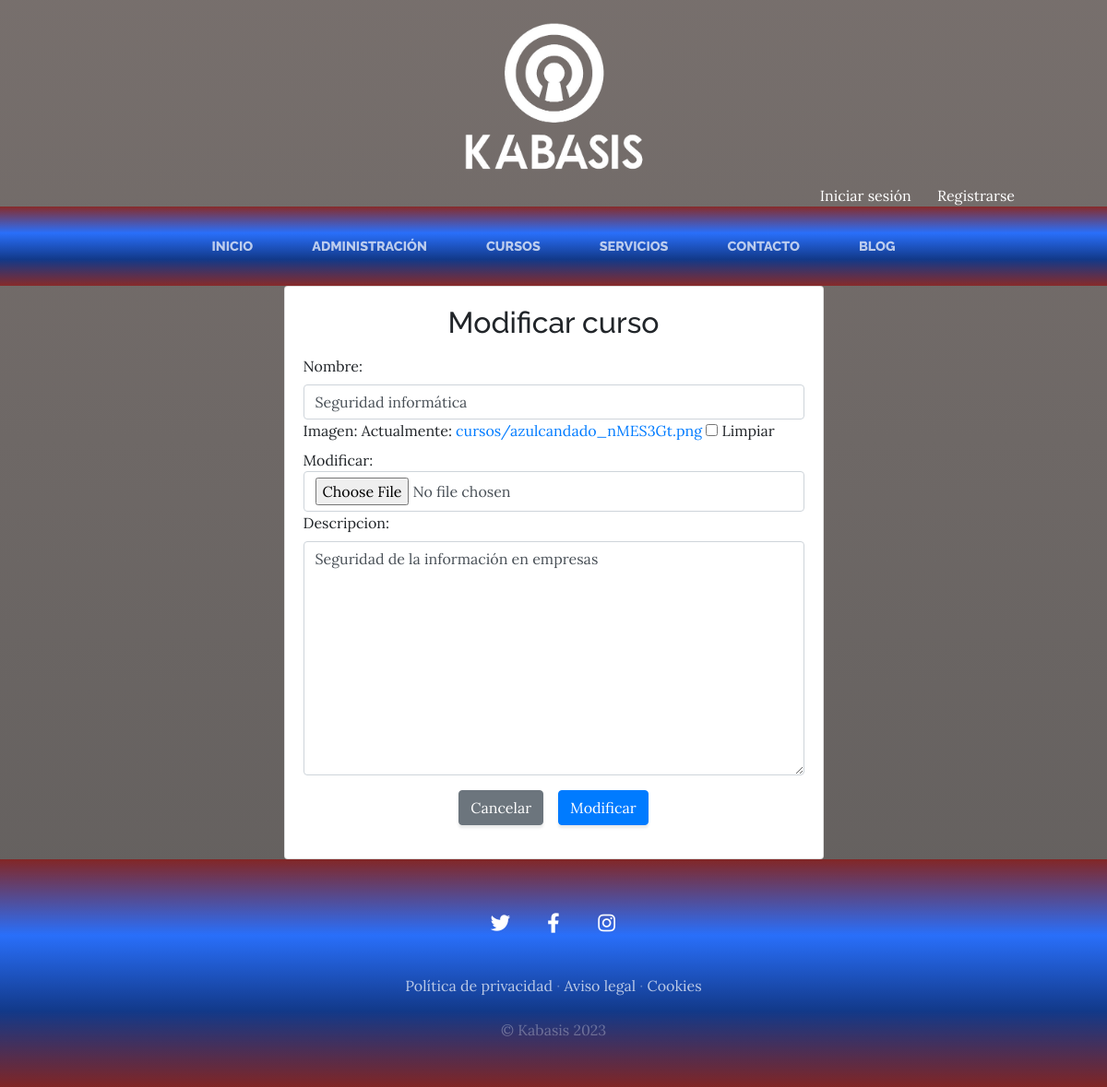
The app's page /cursos/modificar_curso/1/ with its own data.
### CursosApp/models.py (models this page shows)
class Curso(models.Model):
    nombre = models.CharField(max_length=50)
    imagen = models.ImageField(upload_to="cursos", null=True, blank=True)
    descripcion = models.TextField(max_length=500)
    class Meta:
        verbose_name = "Curso"
        verbose_name_plural = "Cursos"

### CursosApp/views.py (the view, shortened to what this page needs)
# urls.py: path('modificar_curso/<id>/', views.modificar_curso, name="modificar_curso"),
def modificar_curso(request, id):
    curso = get_object_or_404(Curso, id=id)
    data= {
        'form': CursoForm(instance = curso)
    }
    return render(request, "CursosApp/modificar_curso.html", data)

### CursosApp/forms.py
class CursoForm(forms.ModelForm):
    class Meta:
        model = Curso
        fields = ['nombre', 'imagen', 'descripcion']
    def __init__(self, *args, **kwargs):
        super(CursoForm, self).__init__(*args, **kwargs)
        for field_name, field in self.fields.items():
            field.widget.attrs['class'] = 'form-control'  # Agregar la clase 'form-control' a cada campo
            if field_name == 'nombre':
                field.widget.attrs['placeholder'] = 'Nombre del curso'  # Agregar un marcador de posición para el campo 'nombre'

### CursosApp/templates/CursosApp/modificar_curso.html (shortened to what this page needs)
{% extends "KabasisWebApp/base.html"%}
{% load static %}
{% block content%}
      <div class="row">
         <div class="col-12 col-md-6 offset-md-3">
            <div class="card">
               <div class="card-body">
                  <h2 class="text-center">Modificar curso</h2>
                  <form action="" method="post" class="my-3" enctype="multipart/form-data">
                     {{ form }}
                     <div class="d-flex justify-content-center my-3">
                         <input type="reset" value="Cancelar" class="btn btn-secondary mx-2">
                         <input type="submit" value="Modificar" class="btn btn-primary mx-2">
                     </div>
                 </form>
               </div>
            </div>
         </div>
      </div>
{% endblock %}

### KabasisWebApp/static/KabasisWebApp/css/gestion.css (style rules this page uses)
body { font-family: 'Lora'; background: linear-gradient(rgba(46, 34, 30, 0.65), rgba(12, 7, 5, 0.65)), url("../img/azulcandado.png"); background-attachment: fixed; background-position: center; background-size: cover; }
h1, h2, h3, h4, h5, h6 { font-family: 'Raleway'; }
.btn { box-shadow: 0px 3px 3px 0px rgba(33, 37, 41, 0.1); }

### records on screen
Curso: nombre "Seguridad informática", descripcion "Seguridad de la información en empresas"
